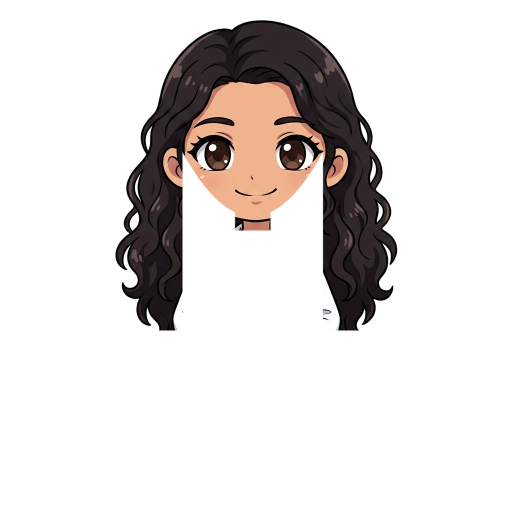
#> input picture image/avatar_head.png, 1024 x 1024 px, found by its file name (shown at 1/2 size)
$ python refine_head_layers.py
#> lines starting #> are read from the running program, lines starting #| are printed output that depends on the picture
import os
from PIL import Image, ImageDraw, ImageFilter
import numpy as np

out_dir = r"d:\shunanda( natto don't delete)\shunanda portfolio\image"
head_base = Image.open(os.path.join(out_dir, "avatar_head.png")).convert("RGBA")
#> head_base is the input picture: PIL image 1024x1024 RGBA; mean R, G, B, A 207.9, 203.5, 202.7, 48.5
w, h = head_base.size
#> w = 1024; h = 1024

# 1. BLINK OVERLAY (ONLY covers the eye sockets with natural skin + closed lash lines)
blink_overlay = Image.new('RGBA', (w, h), (0, 0, 0, 0))
#> blink_overlay: PIL image 1024x1024 RGBA; every value is 0
d = ImageDraw.Draw(blink_overlay)

# Left eye area center (415, 300), Right eye area center (590, 300)
# Skin tone sampled from face
skin_c = (242, 192, 160, 255)
lash_c = (38, 22, 16, 255)

# Left eye closed
d.ellipse([372, 262, 458, 338], fill=skin_c)
d.arc([374, 275, 456, 328], start=15, end=165, fill=lash_c, width=6)
d.line([(448, 298), (460, 292)], fill=lash_c, width=5) # lash tip

# Right eye closed
d.ellipse([547, 262, 633, 338], fill=skin_c)
d.arc([549, 275, 631, 328], start=15, end=165, fill=lash_c, width=6)
d.line([(623, 298), (635, 292)], fill=lash_c, width=5)

blink_overlay = blink_overlay.filter(ImageFilter.GaussianBlur(0.5))
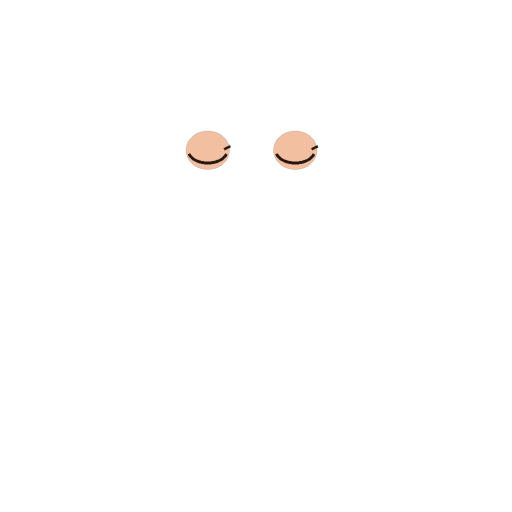
#> blink_overlay: PIL image 1024x1024 RGBA (shown at 1/2 size); mean R, G, B, A 2.2, 1.7, 1.4, 2.6; transparent parts drawn white
blink_overlay.save(os.path.join(out_dir, "avatar_head_blink.png"), "PNG")
print("Saved clean avatar_head_blink.png")

# 2. HAPPY EYES OVERLAY (Achievements / ^ _ ^)
happy_overlay = Image.new('RGBA', (w, h), (0, 0, 0, 0))
dh = ImageDraw.Draw(happy_overlay)

dh.ellipse([372, 262, 458, 338], fill=skin_c)
dh.arc([376, 275, 454, 325], start=195, end=345, fill=lash_c, width=7)
dh.line([(446, 290), (458, 284)], fill=lash_c, width=5)

dh.ellipse([547, 262, 633, 338], fill=skin_c)
dh.arc([551, 275, 629, 325], start=195, end=345, fill=lash_c, width=7)
dh.line([(621, 290), (633, 284)], fill=lash_c, width=5)

# Cute blush
dh.ellipse([350, 332, 405, 360], fill=(255, 175, 175, 120))
dh.ellipse([600, 332, 655, 360], fill=(255, 175, 175, 120))

happy_overlay = happy_overlay.filter(ImageFilter.GaussianBlur(0.5))
happy_overlay.save(os.path.join(out_dir, "avatar_head_happy.png"), "PNG")
print("Saved clean avatar_head_happy.png")
